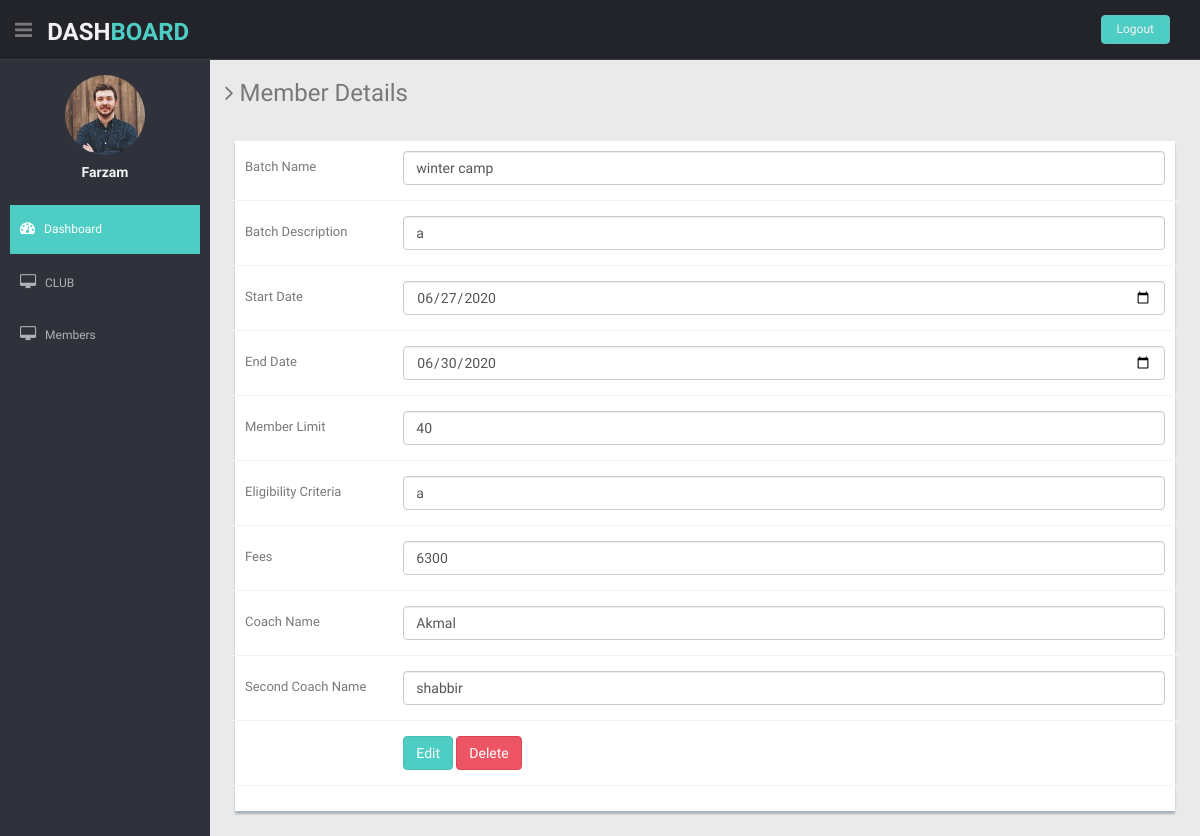
Page /Dashboard/clubBatchForm.php?batchcode=1&stat=Edit (signed in) on the committed database.
### tables this page shows
CREATE TABLE `training_batch` (
  `batch_code` int(11) NOT NULL,
  `batch_name` varchar(50) NOT NULL,
  `batch_des` varchar(250) NOT NULL,
  `club_code` int(11) NOT NULL,
  `start_date` date NOT NULL,
  `end_date` date NOT NULL,
  `member_limit` int(3) NOT NULL,
  `eligible_criteria` varchar(150) DEFAULT NULL,
  `fees` int(7) NOT NULL,
  `coach_name` varchar(100) NOT NULL,
  `coach_name2` varchar(150) DEFAULT NULL
);

### Dashboard/clubBatchForm.php (the view, shortened to what this page needs)
<?php include 'connection.php';
    if(isset($_GET['batchcode'])){
        $batchcode = $_GET['batchcode'];
        $q = "SELECT * FROM `training_batch` WHERE `batch_code`='$batchcode'";
        $r = mysqli_query($conn,$q);
        $val = mysqli_fetch_assoc($r);
    }else {
        header('location:clubBatch.php?error=Please select a batch to edit');
    }
?>
<!DOCTYPE html>
<html lang="en">
<head>
  <link href="lib/bootstrap/css/bootstrap.min.css" rel="stylesheet">
  <link href="lib/font-awesome/css/font-awesome.css" rel="stylesheet" />
  <link rel="stylesheet" type="text/css" href="css/zabuto_calendar.css">
  <link rel="stylesheet" type="text/css" href="lib/gritter/css/jquery.gritter.css" />
  <link href="css/style.css" rel="stylesheet">
  <link href="css/style-responsive.css" rel="stylesheet">
</head>
<body>
  <section id="container">
        <?php include 'header.php'; ?>
   <section id="main-content">
      <section class="wrapper">
        <h3><i class="fa fa-angle-right"></i> Member Details</h3>
        <div class="row mt">
          <div class="col-lg-12">
            <div class="form-panel">
              <div class="form">
                <form class="cmxform form-horizontal style-form" id="signupForm" method="POST" action="clubbatchEdit&Delete.php">
                  <div class="form-group ">
                    <label for="batchname" class="control-label col-lg-2">Batch Name</label>
                    <div class="col-lg-10">
                      <input class=" form-control" id="batchname" name="batchname" type="text" value="<?php echo $val['batch_name'] ?>" />
                    </div>
                  </div>
                  <div class="form-group ">
                    <label for="batchdes" class="control-label col-lg-2">Batch Description</label>
                    <div class="col-lg-10">
                      <input class=" form-control" id="batchdes" name="batchdes" type="text" value="<?php echo $val['batch_des'] ?>" />
                    </div>
                  </div>
                  <div class="form-group ">
                    <label for="sdate" class="control-label col-lg-2">Start Date</label>
                    <div class="col-lg-10">
                      <input class="form-control " id="sdate" name="sdate" type="date" value="<?php echo $val['start_date'] ?>" />
                    </div>
                  </div>
                  <div class="form-group ">
                    <label for="edate" class="control-label col-lg-2">End Date</label>
                    <div class="col-lg-10">
                      <input class="form-control " id="edate" name="edate" type="date" value="<?php echo $val['end_date'] ?>" />
                    </div>
                  </div>
                  <div class="form-group ">
                    <label for="mlimit" class="control-label col-lg-2">Member Limit</label>
                    <div class="col-lg-10">
                      <input class="form-control " id="mlimit" name="mlimit" type="number" value="<?php echo $val['member_limit'] ?>" />
                    </div>
                  </div>
                  <div class="form-group ">
                    <label for="ecr" class="control-label col-lg-2">Eligibility Criteria</label>
                    <div class="col-lg-10">
                      <input class="form-control " id="ecr" name="ecr" type="text" value="<?php echo $val['eligible_criteria'] ?>" />
                    </div>
                  </div>
                  <div class="form-group ">
                    <label for="fees" class="control-label col-lg-2">Fees</label>
                    <div class="col-lg-10">
                      <input class="form-control " id="fees" name="fees" type="number" value="<?php echo $val['fees'] ?>" />
                    </div>
                  </div>
                  <div class="form-group ">
                    <label for="cname1" class="control-label col-lg-2">Coach Name</label>
                    <div class="col-lg-10">
                      <input class="form-control " id="cname1" name="cname1" type="text" value="<?php echo $val['coach_name'] ?>" />
                    </div>
                  </div>
                  <div class="form-group ">
                    <label for="cname2" class="control-label col-lg-2">Second Coach Name</label>
                    <div class="col-lg-10">
                      <input class="form-control " id="cname2" name="cname2" type="text" value="<?php echo $val['coach_name2'] ?>" />
                    </div>
                  </div>
                  <div class="form-group">
                    <div class="col-lg-offset-2 col-lg-10">
                      <button class="btn btn-theme" type="submit" name="Edit">Edit</button>
                      <button class="btn btn-theme04" type="submit" name="Delete">Delete</button>
                    </div>
                  </div>
                </form>
              </div>
            </div>
          </div>
        </div>
      </section>
    </section>
  </section>
</body>
</html>

### Dashboard/css/style.css (style rules this page uses)
body { color: #797979; background: #eaeaea; font-family: 'Ruda', sans-serif; padding: 0px !important; margin: 0px !important; font-size:13px; }
#container { width: 100%; height: 100%; }
.btn-theme { color: #fff; background-color: #4ECDC4; border-color: #48bcb4; }
.btn-theme04 { color: #fff; background-color: #ed5565; border-color: #da4453; }
.mt { margin-top: 25px; }
#main-content { margin-left: 210px; }
.wrapper { display: inline-block; margin-top: 60px; padding-left: 15px; padding-right: 15px; padding-bottom: 15px; padding-top: 0px; width: 100%; }
.form-panel { background: #ffffff; margin: 10px; padding: 10px; box-shadow: 0px 3px 2px #aab2bd; text-align: left; }
label { font-weight: 400; }
.form-horizontal.style-form .form-group { border-bottom: 1px solid #eff2f7; padding-bottom: 15px; margin-bottom: 15px; }
@media (min-width: 768px) { .form-horizontal .control-label { text-align: left; } }

### rows in the picture
training_batch: batchname "winter camp", batchdes "a", sdate "06/27/2020", edate "06/30/2020", mlimit "40", ecr "a", fees "6300", cname1 "Akmal", cname2 "shabbir"

### other values in the picture
$_SESSION['name'] "Farzam"
